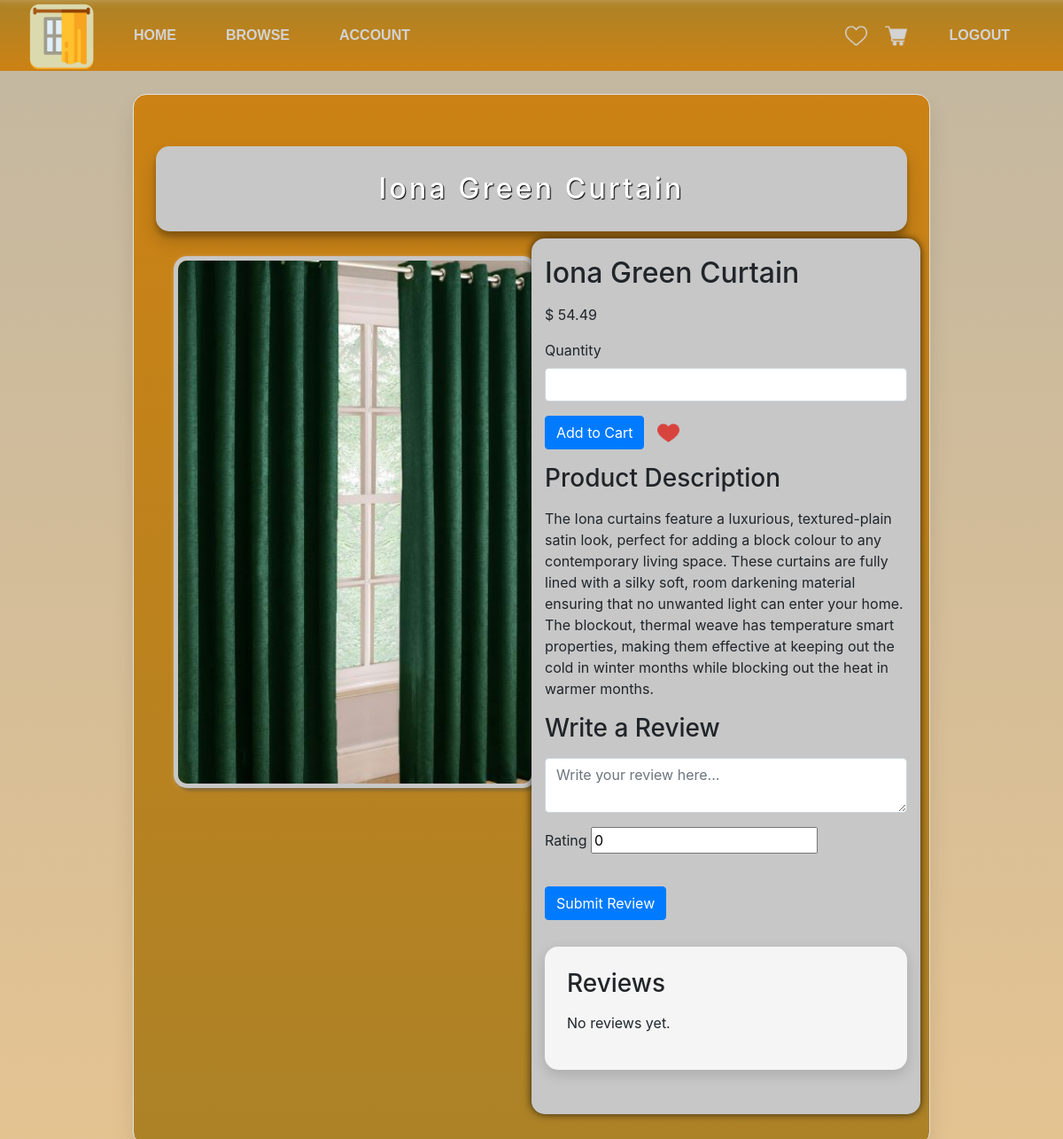
Screenshot of /product/2 (signed in) with the database file from the repository.
### products/models.py (models this page shows, shortened)
class Product(models.Model):
    title = models.CharField(max_length=255)
    price = models.FloatField()
    image = models.ImageField(upload_to='product_images/')
    description = models.TextField()
    trending = models.BooleanField(default=False)
    is_new = models.BooleanField(default=False)
    is_curtain = models.BooleanField(default=False)
    is_blind = models.BooleanField(default=False)

### products/views.py (the view)
# urls.py: path('product/<int:id>', views.product_detail, name="product_detail"),
def product_detail(request, id):
    product = get_object_or_404(Product, id=id)
    return render(request, 'product_detail.html', {'product': product})

### products/templates/product_detail.html (shortened to what this page needs)
{% load static %}
<!DOCTYPE html>
<html lang="en">
<head>
    <link href="{% static 'products/game_style.css' %}" rel="stylesheet">
    <link href="{% static 'main/global.css' %}" rel="stylesheet">
    <link href="https://stackpath.bootstrapcdn.com/bootstrap/4.4.1/css/bootstrap.min.css" rel="stylesheet">
    <link href="https://cdnjs.cloudflare.com/ajax/libs/bootstrap-star-rating/4.0.6/css/star-rating.min.css" rel="stylesheet"/>
    <link href="https://maxcdn.bootstrapcdn.com/font-awesome/4.7.0/css/font-awesome.min.css" rel="stylesheet">
</head>
<body>
    {% include 'main/navbar.html' %}
    <main class="main-holder">
      <div class="container mt-5 mb-4">
        <h1 class="trending-title">{{ product.title }}</h1>
        <div class="row">
          <div class="col-lg-6 col-sm-12 text-center">
            <img src="{{ product.image.url }}" class="img-fluid" alt="{{ product.title }}">
          </div>
          <div class="col-lg-6 col-sm-12 card-grid">
            <h2 class="mb-3">{{ product.title }}</h2>
            <p class="mb-3">$ {{ product.price }}</p>
            <form method="post" action="{% url 'cart:add_to_cart' product.id %}">
              <div class="form-group">
                <label>Quantity</label>
                <input type="number" min="1" class="form-control" name="quantity" required>
              </div>
              <div class="form-group">
                <button type="submit" class="btn btn-primary">Add to Cart</button>
                <a href="{% url 'wishlist:add_to_wishlist' product.id %}" class="wishlist-button">
                    <img src="{% static 'main/images/heart.png' %}" alt="Add to Wishlist" />
                </a>
              </div>
            </form>
            <h3 class="mb-3">Product Description</h3>
            <p class="mb-3">{{ product.description }}</p>
            <h3 class="mb-3">Write a Review</h3>
            <form method="post" action="{% url 'products:add_review' product.id %}">
              <textarea name="comment" class="form-control mb-3" placeholder="Write your review here..." required></textarea>
              <div class="form-group">
                <label>Rating</label>
                <input id="rating" name="rating" data-size="xs" class="rating-loading" value="0" required>
              </div>
              <button type="submit" class="btn btn-primary mt-3">Submit Review</button>
            </form>
            <div class="reviews-container">
              <h3 class="mb-3">Reviews</h3>
              {% for review in product.reviews.all %}
                <div class="card mb-3">
                  <div class="card-body">
                  <h5 class="card-title">{{ review.user.username }}</h5>
                  <p class="card-text">{{ review.comment }}</p>
                  <div class="text-right">
                    <small class="text-muted">{{ review.date_added }}</small>
                    <i class="fa fa-star"></i> {{ review.rating }}
                    </div>
                  </div>
                </div>
              {% empty %}
                <p>No reviews yet.</p>
              {% endfor %}
            </div>
        </div>
      </div>
    </main>
</body>
</html>

### products/static/products/game_style.css (style rules this page uses)
.main-holder { background: linear-gradient(to top, #ac8227, #cc8214); border-radius: 15px; border: 1px solid #e2e2e2; box-shadow: 0 15px 25px rgba(0,0,0,0.1); margin: 50px auto 20px auto; padding: 10px; max-width: 75%; overflow: visible; }
.trending-title { padding: 1em; font-size: 2em; line-height: 1em; letter-spacing: 0.1em; color: #ffffff; text-align: center; text-shadow: 1px 1px 1px #000; background-color: #c7c7c7; background-size: cover; border-radius: 15px; box-shadow: 0 10px 20px rgba(0,0,0,0.19), 0 6px 6px rgba(0,0,0,0.23); backface-visibility: hidden; }
.card-grid { background-color: #c7c7c7; padding: 20px; border-radius: 15px; box-shadow: 0px 0px 10px 0px rgba(0,0,0,0.75); }
img.img-fluid { width: 500px; height: 600px; object-fit: cover; border: 5px solid #c7c7c7; box-shadow: 3px 3px 3px 0px rgba(0, 0, 0, 0.2), 1px 1px 5px 0px rgba(250, 250, 250, 0.4), 3px 3px 4px 0px rgba(0, 0, 0, 0.2); margin: 20px; border-radius: 15px; }
.wishlist-button { border: none; cursor: pointer; padding: 0; margin-left: 10px; }
.wishlist-button img { width: 25px; height: 25px; }
.reviews-container { padding: 25px; background: #f5f5f5; border-radius: 15px; box-shadow: 0 5px 15px rgba(0,0,0,0.15); margin-bottom: 30px; margin-top: 30px; overflow: auto; max-height: 500px; }

### main/static/main/global.css (style rules this page uses)
html, body { height: 100%; }
body { padding-top: 3.5rem; background: linear-gradient(to bottom, #c2b7a1, #e4c391); background-size: cover; }

### rows the page displays
Product: title "Iona Green Curtain", image (picture), price "54.49", description "The Iona curtains feature a luxurious, textured-plain satin look, perfect for adding a block colour to any contemporary living space. These curtains are fully lined with a silky soft, room darkening material ensuring that no unwanted light can enter your home. The blockout, thermal weave has temperature smart properties, making them effective at keeping out the cold in winter months while blocking out the heat in warmer months."
